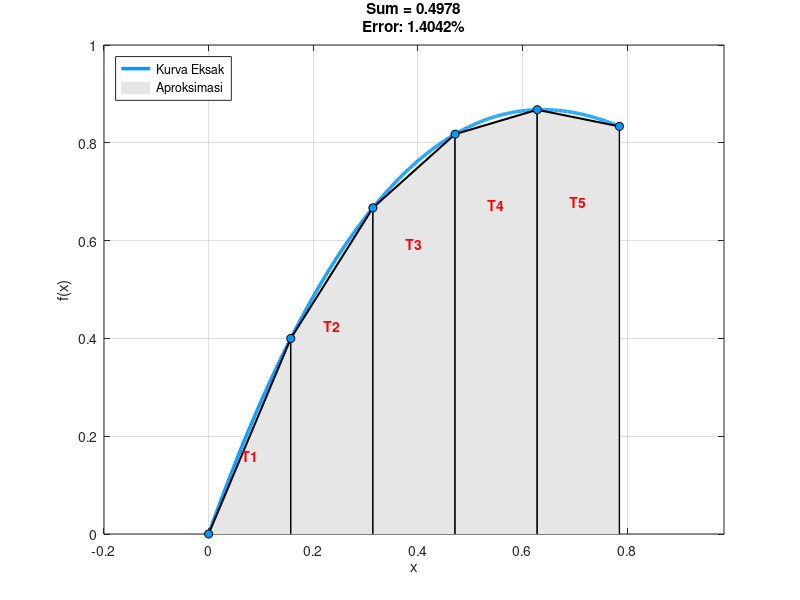

Write MATLAB code to recreate this figure.
clear; clc; close all;

f = @(x) x.^3 - 3 * x.^2 + x + 2 * sin(x);

disp('--- Program Integral Trapesium ---');
a = 0; % batas bawah
b = pi/4; % batas atas
n = input('Masukkan jumlah sub-interval (n): ');

dx = (b - a) / n;
sum = 0;   
c1 = a;    

x_fine = linspace(a, b, 500);
y_fine = f(x_fine);
figure('Color', 'w'); 
h_curve = plot(x_fine, y_fine, 'Color', [0 0.6 1], 'LineWidth', 2.5); hold on;
h_fill = [];

fprintf('\nDetail Iterasi:\n');
fprintf('-------------------------------------------------------------\n');
fprintf(' i |    c1     |    c2     |     z (Luas)   |   sum (Total)\n');
fprintf('-------------------------------------------------------------\n');

for i = 1:n
    c2 = c1 + dx;
    z = (dx / 2) * (f(c1) + f(c2));
    sum = sum + z;
    
    x_trap = [c1, c1, c2, c2];
    y_trap = [0, f(c1), f(c2), 0];
    
    h_temp = fill(x_trap, y_trap, [0.9 0.9 0.9], 'EdgeColor', 'none');
    if i==1, h_fill = h_temp; end
    
    plot([c1 c1], [0 f(c1)], 'k-', 'LineWidth', 1);       
    plot([c2 c2], [0 f(c2)], 'k-', 'LineWidth', 1);       
    plot([c1 c2], [f(c1) f(c2)], 'k-', 'LineWidth', 1.5); 
    
    plot(c1, f(c1), 'o', 'MarkerFaceColor', [0 0.6 1], 'MarkerEdgeColor', 'k');
    if i==n, plot(c2, f(c2), 'o', 'MarkerFaceColor', [0 0.6 1], 'MarkerEdgeColor', 'k'); end
    
    text((c1+c2)/2, (f(c1)+f(c2))/2.5, ['T' num2str(i)], 'Color', 'r', 'FontWeight', 'bold', 'HorizontalAlignment', 'center');
    
    fprintf(' %d | %8.4f  | %8.4f  |   %10.4f   |   %10.4f\n', i, c1, c2, z, sum);
    
    c1 = c1 + dx;
end

val_exact = integral(f, a, b);
err_abs = abs(val_exact - sum); 
err_rel = (err_abs / abs(val_exact)) * 100;

fprintf('-------------------------------------------------------------\n');
fprintf('\nHASIL AKHIR:\n');
fprintf('1. Eksak (Analitik) : %.6f\n', val_exact);
fprintf('2. Numerik   : %.6f\n', sum);
fprintf('3. Error Relatif    : %.4f %%\n', err_rel);

title({['Sum = ' num2str(sum, '%.4f')], ...
       ['Error: ' num2str(err_rel, '%.4f') '%']});

xlabel('x'); ylabel('f(x)'); grid on;
xlim([a-0.2, b+0.2]); 
legend([h_curve, h_fill], {'Kurva Eksak', 'Aproksimasi'}, 'Location', 'northwest');
hold off;
